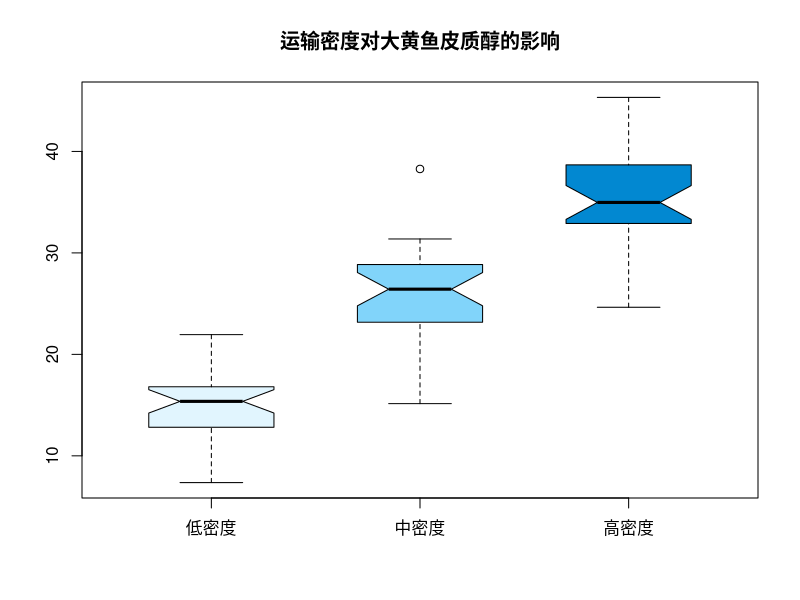
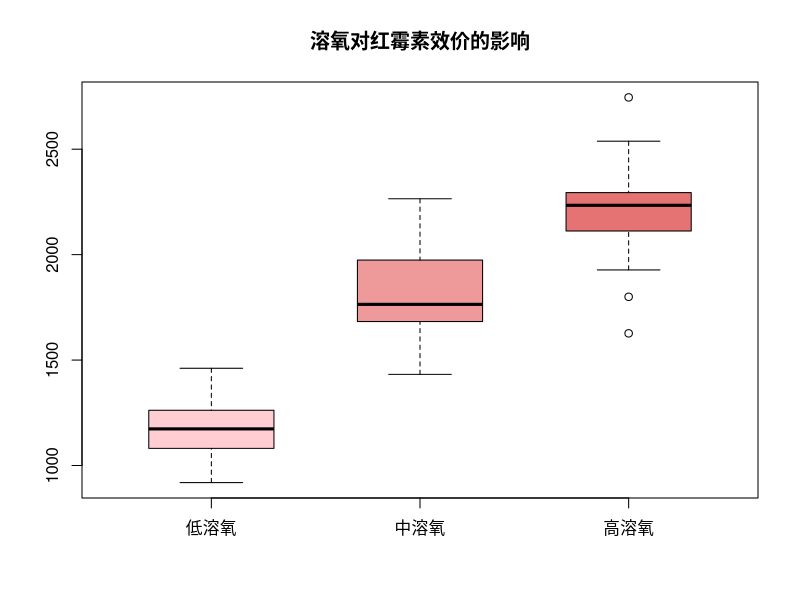
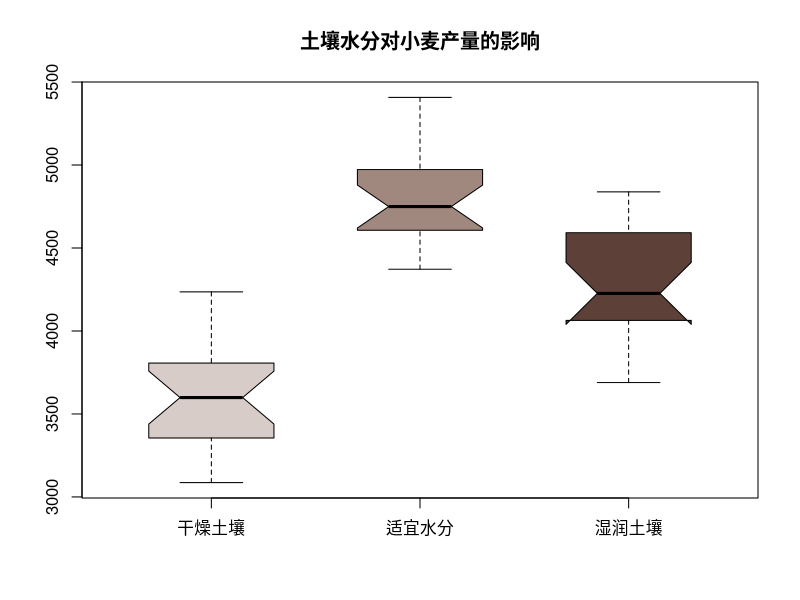
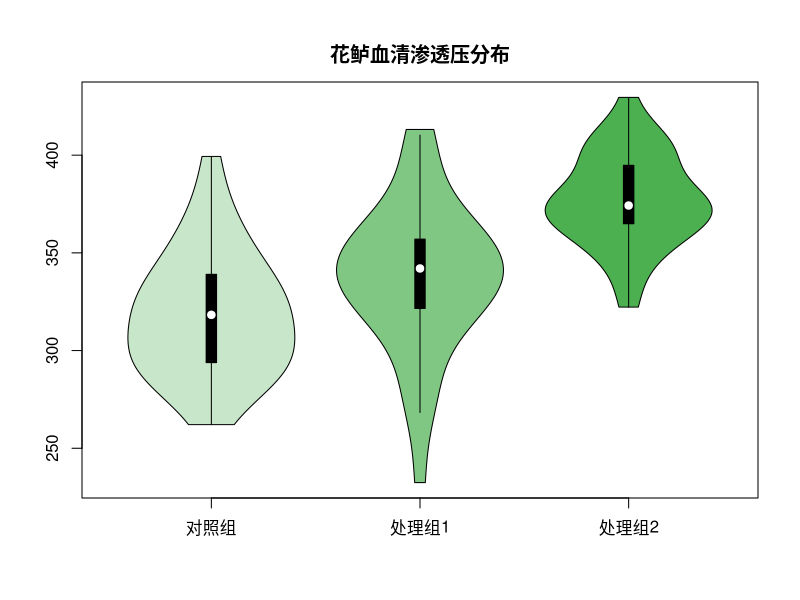
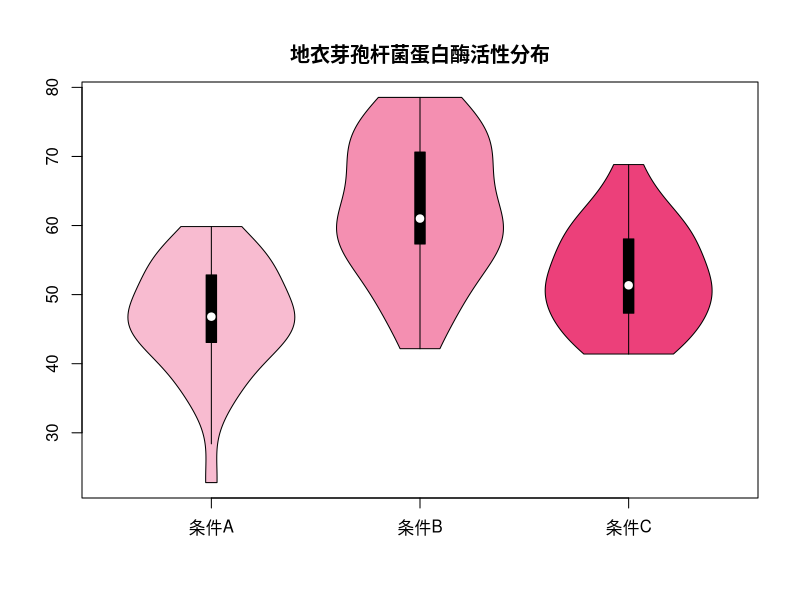
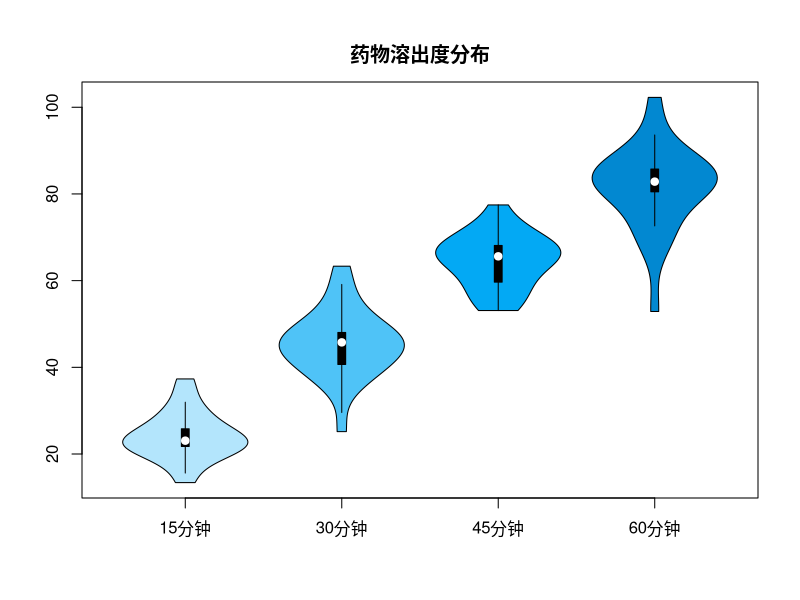
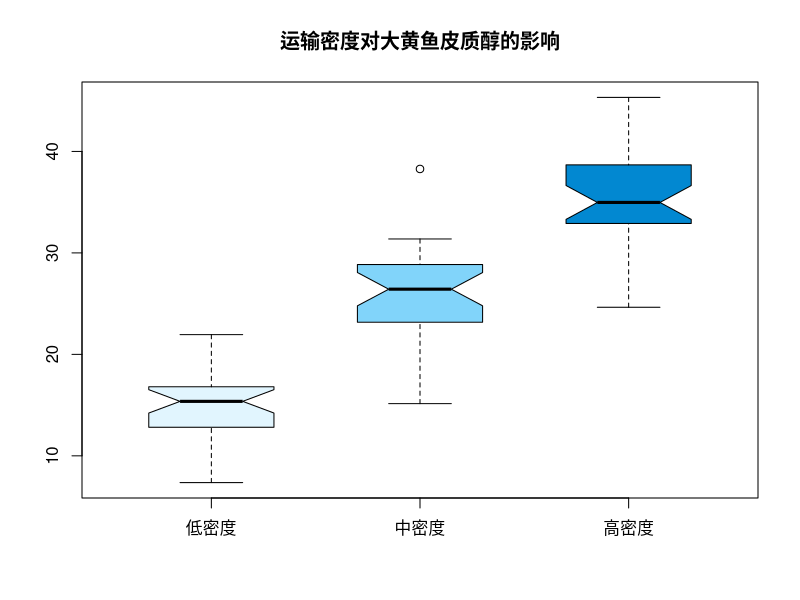
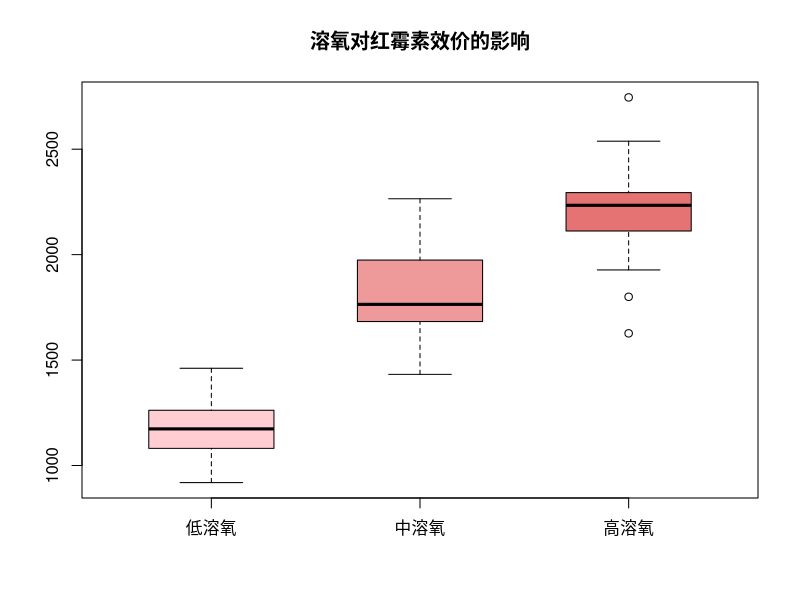

The R source for these figures, in order:
# 实战2 数据可视化 - 箱型图和小提琴图
# 功能：绘制箱型图和小提琴图，用于数据分布分析

# 创建输出文件夹
output_dir <- "s7_a2"
if (!dir.exists(output_dir)) {
  dir.create(output_dir, recursive = TRUE)
  cat("创建文件夹:", output_dir, "\n")
}

# 加载必要的包
library(vioplot)  # 用于小提琴图

# 函数：绘制箱型图
# 输入：data_list - 数据列表，colors - 颜色向量，title - 图表标题，notch - 是否显示中位数差异
# 输出：无返回值，直接绘制图形
plot_boxplot <- function(data_list, colors = NULL, title = "箱型图", notch = FALSE) {
  if (is.null(colors)) {
    colors <- rainbow(length(data_list))
  }
  
  # 绘制箱型图
  boxplot(data_list,
          col = colors,
          main = title,
          notch = notch,
          outline = TRUE,
          boxwex = 0.6)
}

# 函数：绘制小提琴图
# 输入：data_list - 数据列表，colors - 颜色向量，title - 图表标题
# 输出：无返回值，直接绘制图形
plot_violin <- function(data_list, colors = NULL, title = "小提琴图") {
  if (is.null(colors)) {
    colors <- rainbow(length(data_list))
  }
  
  # 绘制小提琴图
  vioplot(data_list,
          col = colors,
          main = title,
          names = names(data_list))
}

# 示例1：运输密度对大黄鱼皮质醇的影响
cat("示例1：运输密度对大黄鱼皮质醇的影响\n")
# 模拟数据：不同运输密度下的皮质醇水平
low_density <- rnorm(30, mean = 15, sd = 3)
medium_density <- rnorm(30, mean = 25, sd = 4)
high_density <- rnorm(30, mean = 35, sd = 5)

cortisol_data <- list(
  "低密度" = low_density,
  "中密度" = medium_density,
  "高密度" = high_density
)

cortisol_colors <- c("#E1F5FE", "#81D4FA", "#0288D1")

# 绘制箱型图
plot_boxplot(cortisol_data, cortisol_colors, 
             "运输密度对大黄鱼皮质醇的影响", notch = TRUE)

# 保存为PNG文件
png(file.path(output_dir, "fish_cortisol_boxplot.png"), width = 800, height = 600)
plot_boxplot(cortisol_data, cortisol_colors, 
             "运输密度对大黄鱼皮质醇的影响", notch = TRUE)
dev.off()

# 示例2：溶氧对红霉素效价的影响
cat("示例2：溶氧对红霉素效价的影响\n")
# 模拟数据：不同溶氧水平下的红霉素效价
low_oxygen <- rnorm(25, mean = 1200, sd = 150)
medium_oxygen <- rnorm(25, mean = 1800, sd = 200)
high_oxygen <- rnorm(25, mean = 2200, sd = 180)

erythromycin_data <- list(
  "低溶氧" = low_oxygen,
  "中溶氧" = medium_oxygen,
  "高溶氧" = high_oxygen
)

erythromycin_colors <- c("#FFCDD2", "#EF9A9A", "#E57373")

# 绘制箱型图
plot_boxplot(erythromycin_data, erythromycin_colors, 
             "溶氧对红霉素效价的影响", notch = FALSE)

# 保存为PDF文件
pdf(file.path(output_dir, "erythromycin_oxygen_boxplot.pdf"), width = 8, height = 6)
plot_boxplot(erythromycin_data, erythromycin_colors, 
             "溶氧对红霉素效价的影响", notch = FALSE)
dev.off()

# 示例3：土壤水分对小麦产量的影响
cat("示例3：土壤水分对小麦产量的影响\n")
# 模拟数据：不同土壤水分下的小麦产量
dry_soil <- rnorm(20, mean = 3500, sd = 300)
optimal_soil <- rnorm(20, mean = 4800, sd = 250)
wet_soil <- rnorm(20, mean = 4200, sd = 280)

wheat_yield_data <- list(
  "干燥土壤" = dry_soil,
  "适宜水分" = optimal_soil,
  "湿润土壤" = wet_soil
)

wheat_colors <- c("#D7CCC8", "#A1887F", "#5D4037")

# 绘制箱型图
plot_boxplot(wheat_yield_data, wheat_colors, 
             "土壤水分对小麦产量的影响", notch = TRUE)

# 保存为PNG文件
png(file.path(output_dir, "wheat_yield_boxplot.png"), width = 800, height = 600)
plot_boxplot(wheat_yield_data, wheat_colors, 
             "土壤水分对小麦产量的影响", notch = TRUE)
dev.off()

# 示例4：花鲈血清渗透压小提琴图
cat("示例4：花鲈血清渗透压小提琴图\n")
# 模拟数据：不同处理组的花鲈血清渗透压
control_group <- rnorm(35, mean = 320, sd = 25)
treatment_1 <- rnorm(35, mean = 350, sd = 30)
treatment_2 <- rnorm(35, mean = 380, sd = 28)

serum_osmolarity_data <- list(
  "对照组" = control_group,
  "处理组1" = treatment_1,
  "处理组2" = treatment_2
)

serum_colors <- c("#C8E6C9", "#81C784", "#4CAF50")

# 绘制小提琴图
plot_violin(serum_osmolarity_data, serum_colors, 
            "花鲈血清渗透压分布")

# 保存为PNG文件
png(file.path(output_dir, "fish_serum_violin.png"), width = 800, height = 600)
plot_violin(serum_osmolarity_data, serum_colors, 
            "花鲈血清渗透压分布")
dev.off()

# 示例5：地衣芽孢杆菌蛋白酶活性小提琴图
cat("示例5：地衣芽孢杆菌蛋白酶活性小提琴图\n")
# 模拟数据：不同培养条件下的蛋白酶活性
condition_a <- rnorm(30, mean = 45, sd = 8)
condition_b <- rnorm(30, mean = 65, sd = 10)
condition_c <- rnorm(30, mean = 55, sd = 9)

protease_activity_data <- list(
  "条件A" = condition_a,
  "条件B" = condition_b,
  "条件C" = condition_c
)

protease_colors <- c("#F8BBD0", "#F48FB1", "#EC407A")

# 绘制小提琴图
plot_violin(protease_activity_data, protease_colors, 
            "地衣芽孢杆菌蛋白酶活性分布")

# 保存为PNG文件
png(file.path(output_dir, "bacteria_protease_violin.png"), width = 800, height = 600)
plot_violin(protease_activity_data, protease_colors, 
            "地衣芽孢杆菌蛋白酶活性分布")
dev.off()

# 示例6：药物溶出度小提琴图
cat("示例6：药物溶出度小提琴图\n")
# 模拟数据：不同时间点的药物溶出度
time_15min <- rnorm(25, mean = 25, sd = 5)
time_30min <- rnorm(25, mean = 45, sd = 6)
time_45min <- rnorm(25, mean = 65, sd = 7)
time_60min <- rnorm(25, mean = 80, sd = 8)

drug_dissolution_data <- list(
  "15分钟" = time_15min,
  "30分钟" = time_30min,
  "45分钟" = time_45min,
  "60分钟" = time_60min
)

dissolution_colors <- c("#B3E5FC", "#4FC3F7", "#03A9F4", "#0288D1")

# 绘制小提琴图
plot_violin(drug_dissolution_data, dissolution_colors, 
            "药物溶出度分布")

# 保存为PNG文件
png(file.path(output_dir, "drug_dissolution_violin.png"), width = 800, height = 600)
plot_violin(drug_dissolution_data, dissolution_colors, 
            "药物溶出度分布")
dev.off()

cat("实战2数据可视化完成！所有箱型图和小提琴图已保存到文件夹:", output_dir, "\n")
